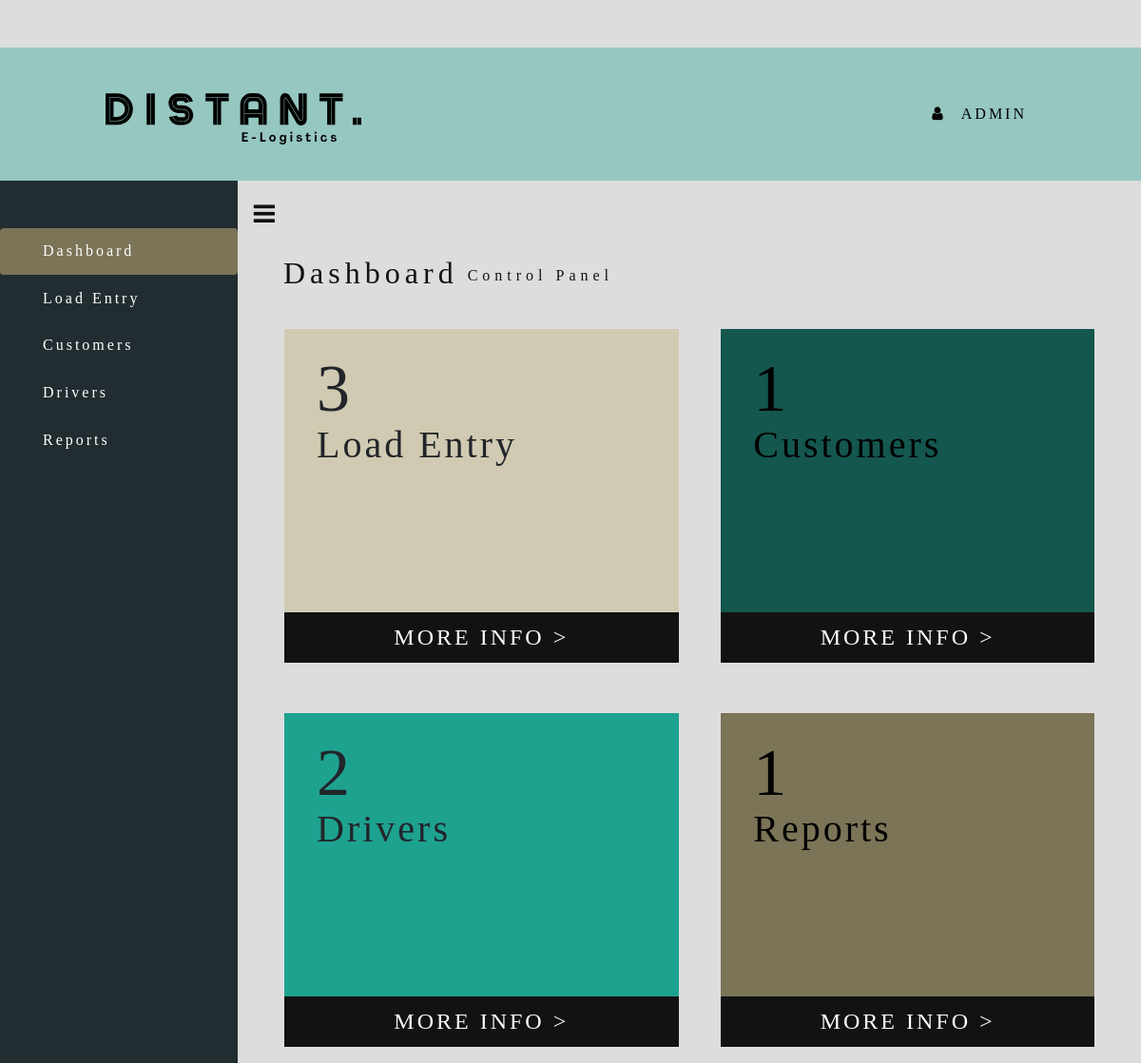
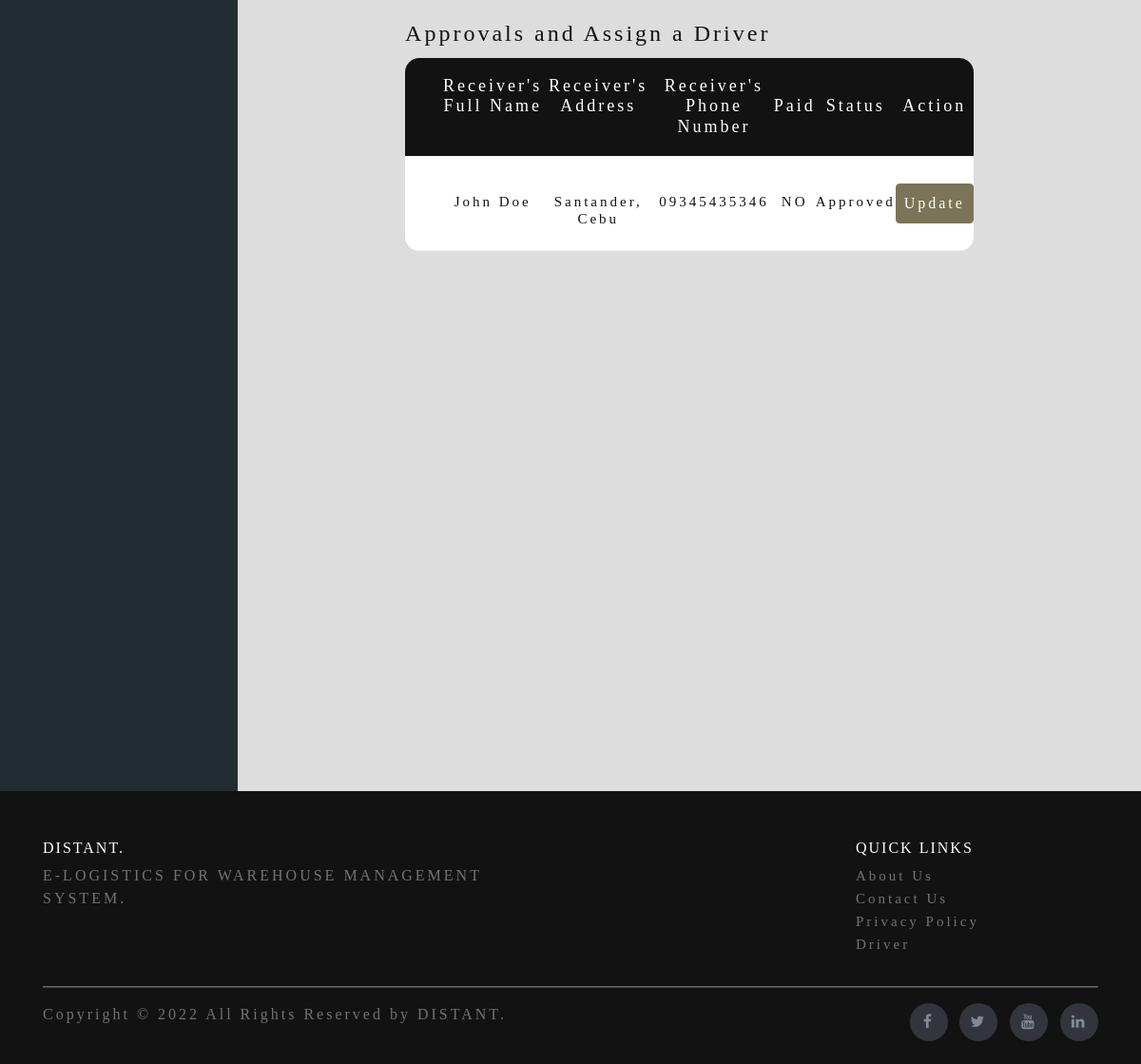
Page /user/admin/ (signed in) on the committed database (2 pictures, top to bottom).
### tables this page shows
CREATE TABLE `parcels` (
  `id` int(11) NOT NULL,
  `fullname` varchar(255) NOT NULL,
  `address` varchar(255) NOT NULL,
  `contact` varchar(255) NOT NULL,
  `sender_id` int(11) NOT NULL,
  `status` varchar(255) NOT NULL DEFAULT 'To Be Approve',
  `pick_up` date DEFAULT NULL,
  `pick_up_time` time DEFAULT NULL,
  `real_pick_up` date DEFAULT NULL,
  `real_pick_up_time` time DEFAULT NULL,
  `driver_id` int(11) NOT NULL,
  `est` date DEFAULT NULL,
  `est_time` time DEFAULT NULL,
  `real_est` date DEFAULT NULL,
  `real_est_time` time DEFAULT NULL,
  `weight` varchar(255) DEFAULT NULL,
  `rate` varchar(255) DEFAULT NULL,
  `tracking_id` varchar(255) DEFAULT NULL,
  `parcel_location` varchar(255) NOT NULL DEFAULT 'not-defined'
);

### process/functions.php (called while the page is built, shortened)
<?php
function show($table_name)
{
    $conn = connect();
    $sql = "SELECT  * FROM $table_name ORDER BY id DESC";
    $result = $conn->query($sql);
    if ($result->num_rows > 0) {
        $rows = array();
        while ($row  = $result->fetch_assoc()) {
            $rows[] = $row;
        }
        return $rows;
    } else {
        return FALSE;
    }
}

### user/admin/index.php (the view, shortened to what this page needs)
<?php
    include("check_user.php");
    include '../../process/functions.php';
    $conn = connect();
    $sql = "SELECT * FROM support";
    if ($stmt = $conn->prepare($sql)) {
        $stmt->execute();
        $stmt->store_result();
        $total_reports = $stmt->num_rows;
    }
    $sql = "SELECT * FROM users WHERE role = 'U'";
    if ($stmt = $conn->prepare($sql)) {
        $stmt->execute();
        $stmt->store_result();
        $total_customers = $stmt->num_rows;
    }
    $sql = "SELECT * FROM users WHERE role = 'D'";
    if ($stmt = $conn->prepare($sql)) {
        $stmt->execute();
        $stmt->store_result();
        $total_drivers = $stmt->num_rows;
    }
    $sql = "SELECT * FROM parcels WHERE status != 'To Be Approve' AND status != 'Pending'";
    if ($stmt = $conn->prepare($sql)) {
        $stmt->execute();
        $stmt->store_result();
        $total_loaded = $stmt->num_rows;
    }
    $sql = "SELECT * FROM parcels WHERE status = 'To Be Approve' OR status = 'Pending' OR status = 'Approved'";
    if ($stmt = $conn->prepare($sql)) {
        $stmt->execute();
        $stmt->store_result();
        $countStat_admin = $stmt->num_rows;
    }
?>
<!DOCTYPE html>
<html lang="en">
    <head>
        <link href="/distant-elogistics/css/bootstrap.css" rel="stylesheet" type="text/css" media="all" />
        <link href="/distant-elogistics/css/style.css" rel="stylesheet" type="text/css" media="all" />
        <link href="/distant-elogistics/css/easy-responsive-tabs.css" rel='stylesheet' type='text/css'/>
        <link href="/distant-elogistics/css/font-awesome.css" rel="stylesheet">
        <link rel="stylesheet" href="/distant-elogistics/user/css/nav-style.css">
    </head>
    <body class="bbg1">
        <?php
            include ("header.php");
        ?>
        <div id="user-body" class="wrapper d-flex align-items-stretch admin-cont">
            <nav id="sidebar">
                <div id="btn-mn" class="custom-menu">
                    <button type="button" id="sidebarCollapse" class="btn-menu">
                        <i class="fa fa-bars"></i>
                    </button>
                </div>
                <ul class="nav nav-pills flex-column mb-5 stick-nav">
                    <li class="nav-item" style="margin-top: 50px;">
                        <a href="index.php" class="nav-link active fnt" aria-current="page">
                            Dashboard
                        </a>
                    </li>
                    <li>
                        <a href="load-entry.php" class="nav-link text-white">
                            Load Entry
                        </a>
                    </li>
                    <li>
                        <a href="customers.php" class="nav-link text-white">
                            Customers
                        </a>
                    </li>
                    <li>
                        <a href="drivers.php" class="nav-link text-white">
                            Drivers
                        </a>
                    </li>
                    <li>
                        <a href="reports.php" class="nav-link text-white">
                            Reports
                        </a>
                    </li>
                </ul>
            </nav>
            <div id="content" class="p-4 p-md-5 pt-5">
                <h2 class="dashboard">Dashboard</h2>
                <p class="ctrlpanel">Control Panel</p>
                <div style="margin-top: 40px;">
                    <table style="width: 100%;">
                        <tr>
                            <td>
                                <div class="load-entry" style="width: 100%; background-color: #d0cab2; height : 350px; margin: 0 auto;">
                                    <div style="position:relative; top: 0;">
                                        <a style="font-family: Agrandir-GrandHeavy; font-size: 70px; margin-left: 34px;">
                                            <?php echo $total_loaded ?>
                                        </a>
                                    </div>
                                    <div style="position:relative; top: -40px;">
                                        <a style="font-family: Agrandir-Narrow; font-size: 40px; margin-left: 34px;">
                                            Load Entry
                                        </a>
                                    </div>
                                    <div class="more-info">
                                        <a style="color: white;" href="load-entry.php"> More Info > </a>
                                    </div>
                                </div>
                            </td>
                            <td style="width: 5%;"></td>
                            <td >
                                <div class="customer-admin" style="width: 100%; background-color: #14574e; height : 350px; margin: 0 auto;">
                                    <div style="position:relative; top: 0;">
                                        <a style="font-family: Agrandir-GrandHeavy; font-size: 70px; margin-left: 34px; color: black;">
                                            <?php echo $total_customers ?>
                                        </a>
                                    </div>
                                    <div style="position:relative; top: -40px;">
                                        <a style="font-family: Agrandir-Narrow; font-size: 40px; margin-left: 34px; color: black;">
                                            Customers
                                        </a>
                                    </div>
                                    <div class="more-info">
                                        <a style="color: white;" href="customers.php"> More Info > </a>
                                    </div>
                                </div>
                            </td>
                        </tr>
                        <tr>
                            <td>
                                <div style="height: 50px;"></div>
                            </td>
                        </tr>
                        <tr>
                            <td>
                                <div class="drivers" style="width: 100%; background-color: #1ea290; height : 350px; margin: 0 auto;">
                                    <div style="position:relative; top: 0;">
                                        <a style="font-family: Agrandir-GrandHeavy; font-size: 70px; margin-left: 34px;">
                                            <?php echo $total_drivers ?>
                                        </a>
                                    </div>
                                    <div style="position:relative; top: -40px;">
                                        <a style="font-family: Agrandir-Narrow; font-size: 40px; margin-left: 34px;">
                                            Drivers
                                        </a>
                                    </div>
                                    <div class="more-info">
                                        <a style="color: white;" href="drivers.php"> More Info > </a>
                                    </div>
                                </div>
                            </td>
                            <td style="width: 5%;"></td>
                            <td >
                                <div class="reports" style="width: 100%; background-color: #7b7457; height : 350px; margin: 0 auto;">
                                    <div style="position:relative; top: 0;">
                                        <a style="font-family: Agrandir-GrandHeavy; font-size: 70px; margin-left: 34px; color: black;">
                                            <?php echo $total_reports ?>
                                        </a>
                                    </div>
                                    <div style="position:relative; top: -40px;">
                                        <a style="font-family: Agrandir-Narrow; font-size: 40px; margin-left: 34px; color: black;">
                                            Reports
                                        </a>
                                    </div>
                                    <div class="more-info">
                                        <a style="color: white;" href="reports.php"> More Info > </a>
                                    </div>
                                </div>
                            </td>
                        </tr>
                    </table>
                    <div class="limiter" style="margin-top: 4%;">
                        <h4 style="margin-left: 15%;">Approvals and Assign a Driver</h4>
                        <div class="container-table100">
                            <div class="wrap-table100" style="width: 70%;">
                                <div class="table">
                                    <div class="row-user header-tbluser nohover">
                                        <div class="cell">
                                            Receiver's<br>Full Name
                                        </div>
                                        <div class="cell">
                                            Receiver's<br>Address
                                        </div>
                                        <div class="cell">
                                            Receiver's<br>Phone Number
                                        </div>
                                        <div class="cell">
                                            <br>Paid
                                        </div>
                                        <div class="cell">
                                            <br>Status
                                        </div>
                                        <div class="cell">
                                            <br>Action
                                        </div>
                                    </div>
                                    <?php if($countStat_admin == TRUE) : ?>
                                        <?php if (!empty(show('parcels'))) : ?>
                                            <?php foreach (show('parcels') as $row) : ?>
                                                <?php if($row['status'] == 'To Be Approve' || $row['status'] == 'Approved' || $row['status'] == 'Pending') : ?>
                                                    <div class="row-user">
                                                        <div class="cell" data-title="Receiver's Full Name">
                                                            <?php echo $row['fullname'] ?>
                                                        </div>
                                                        <div class="cell" data-title="Receiver's Address">
                                                            <?php echo $row['address'] ?>
                                                        </div>
                                                        <div class="cell" data-title="Receiver's Phone Number">
                                                            <?php echo $row['contact'] ?>
                                                        </div>
                                                        <?php if ($row['status'] == 'Approved') : ?>
                                                            <div class="cell" data-title="Paid">
                                                                NO
                                                            </div>
                                                        <?php endif; ?>
                                                        <div class="cell" data-title="Status">
                                                            <?php echo $row['status'] ?>
                                                        </div>
                                                        <div class="cell" data-title="Action">
                                                            <?php if($row['status'] == 'Approved' || $row['status'] == 'Pending'): ?>
                                                                <a class="btn btn-primary my-2" style="font-family: Agrandir-TextBold; color: white;" href="update.php?id=<?php echo $row['id'] ?>">Update</a>
                                                            <?php endif; ?>
                                                        </div>
                                                    </div>
                                                <?php endif; ?>
                                            <?php endforeach; ?>
                                        <?php endif; ?>
                                    <?php endif; ?>
                                    </div>
                                </div>
                            </div>
                        </div>
                    </div>
                </div>
            </div>
        <?php
            require_once (__ROOT__."/landing-page/footer.php");
        ?>
    </body>
</html>

### css/style.css (style rules this page uses)
html, body { margin:0; font-size: 100%; height: 100%; }
.bbg1 { background: #dddddd; }
.fnt { font-family: 'Agrandir-Narrow'; }
::placeholder { color: #7b7457; letter-spacing: 3px; font-family: 'Agrandir-Narrow'; text-align: left; }
p { font-family: 'Agrandir-Narrow'; }
@media only screen and (min-width: 850px) { body { padding: 0 80px; } }

### css/easy-responsive-tabs.css (style rules this page uses)
body { margin: 0px; padding: 0px; }
ul.resp-tabs-list, p { margin: 0px; padding: 0px; }

### rows in the picture
parcels: fullname "John Doe", address "Santander, Cebu", contact "09345435346", shows "NO", status "Approved"

### other values in the picture
$_SESSION["fullname"] "ADMIN"
$total_loaded "3"
$total_customers "1"
$total_drivers "2"
$total_reports "1"
